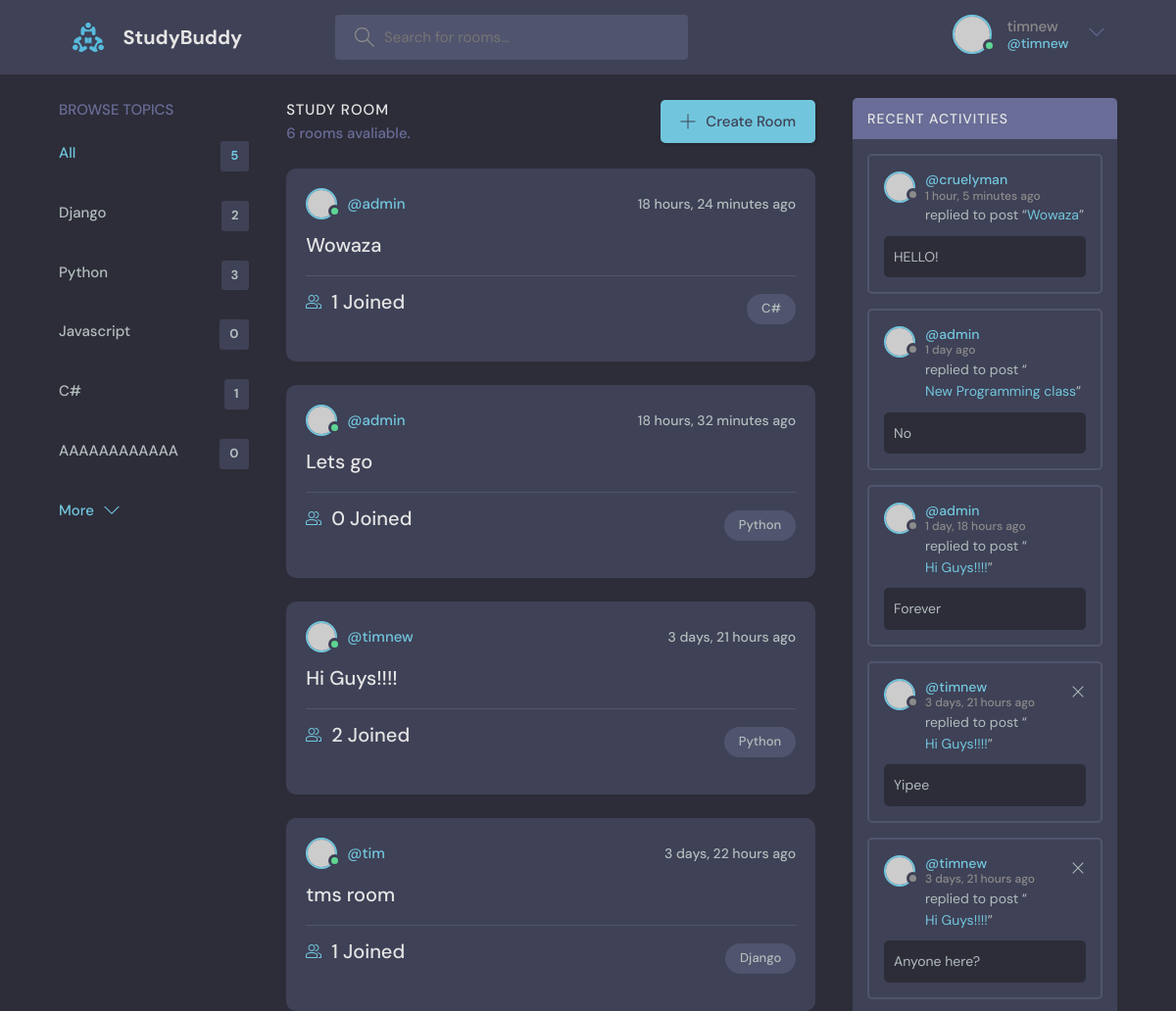
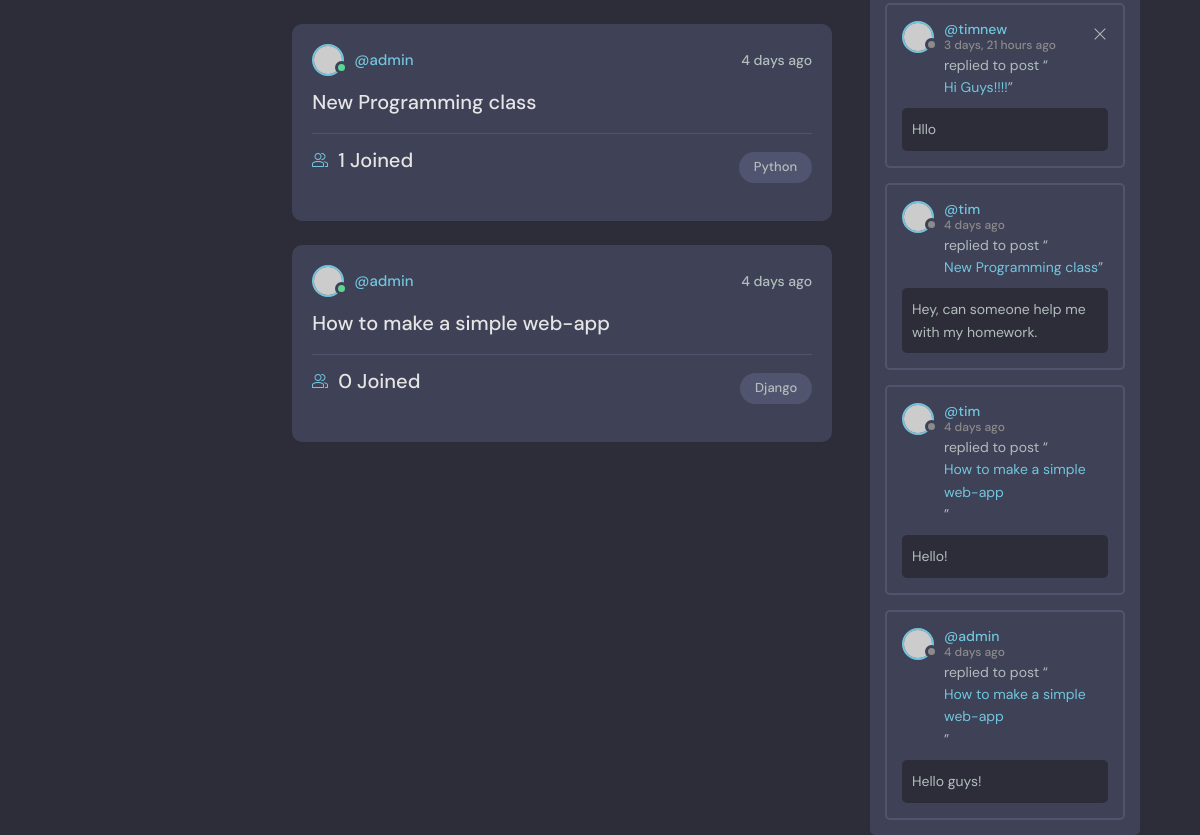
The page / (signed in) on the database its author committed (2 pictures, top to bottom).
### messagingapp/models.py (models this page shows, shortened)
class Topic(models.Model):
    name = models.CharField(max_length=200)

class Room(models.Model):
    host = models.ForeignKey(User, on_delete=models.SET_NULL, null=True)
    topic = models.ForeignKey(Topic, on_delete=models.SET_NULL, null=True)
    name = models.CharField(max_length=200)
    description = models.TextField(null=True, blank=True)
    participants = models.ManyToManyField(User, related_name='participants', blank=True)
    updated = models.DateTimeField(auto_now=True)
    created = models.DateTimeField(auto_now_add=True)
    class Meta:
        ordering = ['-updated', '-created']
    def __str__(self):
        return self.name

class Message(models.Model):
    user = models.ForeignKey(User, on_delete=models.CASCADE)
    room = models.ForeignKey(Room, on_delete=models.CASCADE)
    body = models.TextField()
    updated = models.DateTimeField(auto_now=True)
    created = models.DateTimeField(auto_now_add=True)
    class Meta:
        ordering = ['-updated', '-created']

### messagingapp/views.py (the view)
# urls.py: path('', views.home_page, name='home'),
def home_page(request: HttpRequest) -> HttpResponse:
    q = request.GET.get('q') if request.GET.get('q') else ''
    rooms = Room.objects.filter(
        Q(topic__name__icontains = q) |
        Q(name__icontains=q) |
        Q(description__icontains=q)
    )
    topics = Topic.objects.all()
    room_count = rooms.count()
    room_messages = Message.objects.filter(Q(room__topic__name__icontains=q))
    context = {'rooms': rooms, 'topics': topics, 'room_count': room_count, 'room_messages': room_messages}
    return render(request, 'messagingapp/home.html', context)

### messagingapp/templates/messagingapp/home.html (shortened to what this page needs)
{% extends 'base.html' %}
{% block content %}
    <main class="layout layout--3">
      <div class="container">
          {%  include 'messagingapp/topics_component.html' %}
        <div class="roomList">
          <div class="roomList__header">
            <div>
              <h2>Study Room</h2>
              <p>{{ room_count }} rooms avaliable.</p>
            </div>
            <a class="btn btn--main" href="{% url 'create-room' %}">
              <svg version="1.1" xmlns="http://www.w3.org/2000/svg" width="32" height="32" viewBox="0 0 32 32">
                <title>add</title>
                <path
                  d="M16.943 0.943h-1.885v14.115h-14.115v1.885h14.115v14.115h1.885v-14.115h14.115v-1.885h-14.115v-14.115z"
                ></path>
              </svg>
              Create Room
            </a>
          </div>
          {% include 'messagingapp/feed_component.html' %}
        </div>
          {% include 'messagingapp/activity_component.html' %}
      </div>
    </main>
{% endblock %}

### templates/navbar.html (shortened to what this page needs)
{% load static %}
<header class="header header--loggedIn">
  <div class="container">
    <a href="{% url 'home' %}" class="header__logo">
      <img src="{% static 'images/logo.svg' %}" />
      <h1>StudyBuddy</h1>
    </a>
    <form class="header__search" method="GET" action="{% url 'home' %}">
      <label>
        <input name="q" placeholder="Search for rooms..." />
      </label>
    </form>
    <nav class="header__menu">
        {% if request.user.is_authenticated %}
            <div class="header__user">
            <a href="{% url 'update-user' %}">
              <div class="avatar avatar--medium active">
                <img src="https://randomuser.me/api/portraits/men/37.jpg" />
              </div>
              <p>{{ request.user.username}} <span>@{{ request.user.username }}</span></p>
            </a>
            <button class="dropdown-button">
              <svg version="1.1" xmlns="http://www.w3.org/2000/svg" width="32" height="32" viewBox="0 0 32 32">
                <title>chevron-down</title>
                <path d="M16 21l-13-13h-3l16 16 16-16h-3l-13 13z"></path>
              </svg>
            </button>
            </div>
        {% else %}
          <a href="{% url 'login' %}">
            <img src="{% static 'images/avatar.svg'%}" />
            <p>Login</p>
          </a>
        {% endif %}
    </nav>
  </div>
</header>

### messagingapp/templates/messagingapp/topics_component.html
<div class="topics">
  <div class="topics__header">
    <h2>Browse Topics</h2>
  </div>
  <ul class="topics__list">
    <li>
      <a href="{% url 'home' %}" class="active">All <span>{{ topics.count }}</span></a>
    </li>
      {% for topic in topics %}
        <li>
          <a href="{% url 'home' %}?q={{ topic.name }}">{{ topic.name }} <span>{{ topic.room_set.all.count }}</span></a>
        </li>
      {% endfor %}
  </ul>
  <a class="btn btn--link" href="topics.html">
    More
    <svg version="1.1" xmlns="http://www.w3.org/2000/svg" width="32" height="32" viewBox="0 0 32 32">
      <title>chevron-down</title>
      <path d="M16 21l-13-13h-3l16 16 16-16h-3l-13 13z"></path>
    </svg>
  </a>
</div>

### messagingapp/templates/messagingapp/feed_component.html (shortened to what this page needs)
{% for room in rooms %}
    <div class="roomListRoom">
        <div class="roomListRoom__header">
          <a href="{% url 'user-profile' room.host.id %}" class="roomListRoom__author">
            <div class="avatar avatar--small active">
              <img src="https://randomuser.me/api/portraits/men/11.jpg" />
            </div>
            <span>@{{ room.host.username }}</span>
          </a>
          <div class="roomListRoom__actions">
            <span>{{ room.created|timesince }} ago</span>
          </div>
        </div>
        <div class="roomListRoom__content">
          <a href="{% url 'room' room.id %}">{{ room.name }}</a>
            <div class="roomListRoom__meta">
              <a href="{% url 'room' room.id %}" class="roomListRoom__joined">
                  {{ room.participants.all.count }} Joined
              </a>
              <p class="roomListRoom__topic">{{ room.topic.name }}</p>
            </div>
        </div>
    </div>
{% endfor %}

### messagingapp/templates/messagingapp/activity_component.html
<div class="activities">
  <div class="activities__header">
    <h2>Recent Activities</h2>
  </div>
    {% for message in room_messages %}
        <div class="activities__box">
            <div class="activities__boxHeader roomListRoom__header">
              <a href="{% url 'user-profile' message.user.id %}" class="roomListRoom__author">
                <div class="avatar avatar--small">
                  <img src="https://randomuser.me/api/portraits/women/11.jpg" />
                </div>
                <p>
                  @{{ message.user }}
                  <span>{{ message.created|timesince }} ago</span>
                </p>
              </a>
            {% if request.user == message.user %}
                  <div class="roomListRoom__actions">
                    <a href="{% url 'delete-message' message.id %}">
                      <svg version="1.1" xmlns="http://www.w3.org/2000/svg" width="32" height="32" viewBox="0 0 32 32">
                        <title>remove</title>
                        <path
                          d="M27.314 6.019l-1.333-1.333-9.98 9.981-9.981-9.981-1.333 1.333 9.981 9.981-9.981 9.98 1.333 1.333 9.981-9.98 9.98 9.98 1.333-1.333-9.98-9.98 9.98-9.981z"
                        ></path>
                      </svg>
                    </a>
                  </div>
            {% endif %}
            </div>
            <div class="activities__boxContent">
              <p>replied to post “<a href="{% url 'room' message.room.id %}">{{ message.room}}</a>”</p>
              <div class="activities__boxRoomContent">
                  {{ message.body }}
              </div>
            </div>
        </div>
    {% endfor %}
  </div>

### rows shown on the page
Topic: name "Django", room_set.all.count "2"
Topic: name "Python", room_set.all.count "3"
Topic: name "Javascript", room_set.all.count "0"
Topic: name "C#", room_set.all.count "1"
Topic: name "AAAAAAAAAAAA", room_set.all.count "0"
Room: host.username "admin", created "18 hours, 24 minutes", name "Wowaza", participants.all.count "1", topic.name "C#"
Room: host.username "admin", created "18 hours, 32 minutes", name "Lets go", participants.all.count "0", topic.name "Python"
Room: host.username "timnew", created "3 days, 21 hours", name "Hi Guys!!!!", participants.all.count "2", topic.name "Python"
Room: host.username "tim", created "3 days, 22 hours", name "tms room", participants.all.count "1", topic.name "Django"
Room: host.username "admin", created "4 days", name "New Programming class", participants.all.count "1", topic.name "Python"
Room: host.username "admin", created "4 days", name "How to make a simple web-app", participants.all.count "0", topic.name "Django"
Message: user "cruelyman", created "1 hour, 5 minutes", room "Wowaza", body "HELLO!"
Message: user "admin", created "1 day", room "New Programming class", body "No"
Message: user "admin", created "1 day, 18 hours", room "Hi Guys!!!!", body "Forever"
Message: user "timnew", created "3 days, 21 hours", room "Hi Guys!!!!", body "Yipee"
Message: user "timnew", created "3 days, 21 hours", room "Hi Guys!!!!", body "Anyone here?"
Message: user "timnew", created "3 days, 21 hours", room "Hi Guys!!!!", body "Hllo"
Message: user "tim", created "4 days", room "New Programming class", body "Hey, can someone help me with my homework."
Message: user "tim", created "4 days", room "How to make a simple web-app", body "Hello!"
Message: user "admin", created "4 days", room "How to make a simple web-app", body "Hello guys!"

### other values the page prints
{{ request.user.username }} "timnew"
{{ topics.count }} "5"
{{ room_count }} "6"
